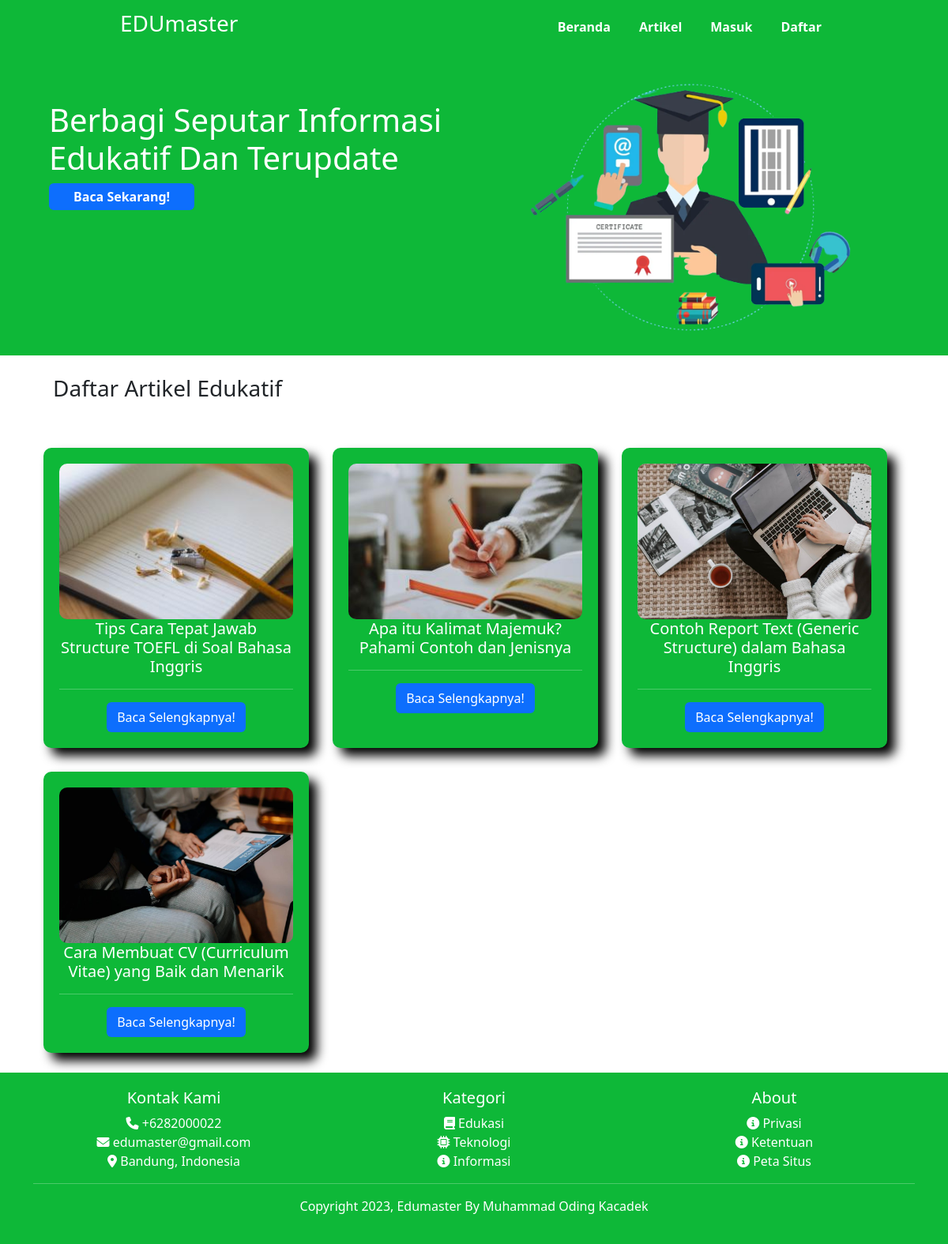
The page / on the database its author committed.
### tables this page shows
CREATE TABLE `artikel` (
  `id_artikel` int NOT NULL,
  `judul` varchar(100) NOT NULL,
  `deskripsi` text NOT NULL,
  `gambar` varchar(100) NOT NULL,
  `id_kategori` int NOT NULL
);

### view/index.view.php (called while the page is built)
<?php
require('partials/header.php');
require('partials/navbar.php');
require('partials/jumbotron.php');
require('partials/footer.php');
?>

### index.php (called while the page is built)
<?php
require('koneksi.php');
require('view/index.view.php');
?>

### koneksi.php (called while the page is built, shortened)
<?php
    $hostname = 'localhost';
    $username = 'root';
    $password = '';
    $databasename = 'edumaster';
    $conn = mysqli_connect($hostname, $username, $password, $databasename) or die ('Gagal terhubung ke database');
    function query ($query){
      global $conn;
      $hasil =  mysqli_query($conn, $query);
      $baris = [];
      while( $bari = mysqli_fetch_assoc($hasil) ) {
          $baris[] = $bari;
      }
      return $baris;
  }
?>

### view/partials/jumbotron.php (the view)
<?php
$artikels = query("SELECT * FROM artikel");
?>
<div class="container-fluid tron">
    <div class="container">
        <div class="row main">
            <div class="col jumbo ydown">
                <h3>Berbagi Seputar Informasi Edukatif Dan Terupdate</h3>
                <button class="btn bg-primary"><a href="#">Baca Sekarang!</a></button>
            </div>
            <div class="col jumbo">
                <img src="img/edukatif.png" alt="" class="img-fluid">
            </div>
        </div>
    </div>
</div>
<div class="container-fluid">
    <div class="container">
        <div class="hcontent">
        <h3>Daftar Artikel Edukatif</h3>
        </div>
        <div class="row conten">
        <?php foreach ($artikels as $artikel): ?>
            <div class="kartu text-center">
                <img src="img/<?= $artikel['gambar']; ?>" class="img-fluid text-center" alt="...">
                <div class="card-body">
                    <h5 class="card-title"><?= $artikel['judul']; ?></h5>
                    <hr>
                    <button class="btn bg-primary"><a href="post.php?id_artikel=<?= $artikel["id_artikel"]; ?>">Baca Selengkapnya!</a></button>
                </div>
            </div>
        <?php endforeach; ?>
        </div>
    </div>
</div>

### view/partials/header.php (shortened to what this page needs)
<!DOCTYPE html>
<html lang="en">
  <head>
    <link href="https://cdn.jsdelivr.net/npm/bootstrap@5.3.0-alpha3/dist/css/bootstrap.min.css" rel="stylesheet" />
    <link rel="stylesheet" href="css/style.css" />
    <link rel="stylesheet" href="https://cdnjs.cloudflare.com/ajax/libs/font-awesome/6.4.0/css/all.min.css" />
  </head>

### view/partials/navbar.php (shortened to what this page needs)
<nav class="navbar navbar-expand-lg bg-body-tertiary">
  <div class="container-fluid">
    <a class="navbar-brand" href="index.php">
      <h3>EDUmaster</h3>
    </a>
    <div class="collapse navbar-collapse" id="navbarNav">
      <ul class="navbar-nav ms-auto">
        <li class="nav-item">
          <a class="nav-link active" aria-current="page" href="index.php">Beranda</a>
        </li>
        <li class="nav-item">
          <a class="nav-link active" href="artikel.php">Artikel</a>
        </li>
        <li class="nav-item">
          <a class="nav-link active" href="login.php">Masuk</a>
        </li>
        <li class="nav-item">
          <a class="nav-link active daftar" href="register.php">Daftar</a>
        </li>
      </ul>
    </div>
  </div>
</nav>

### view/partials/footer.php (shortened to what this page needs)
<footer class="container-fluid footing">
    <div class="container">
        <div class="row">
            <div class="fcont">
                <h5>Kontak Kami</h5>
                    <li><i class="fa-solid fa-phone" style="color:#fff;"></i> +6282000022</li>
                    <li><i class="fa-solid fa-envelope" style="color:#fff;"></i> edumaster@gmail.com</li>
                    <li><i class="fa-solid fa-location-dot" style="color:#fff;"></i> Bandung, Indonesia</li>
            </div>
            <div class="fcont">
                <h5>Kategori</h5>
                    <li><i class="fa-solid fa-book"  style="color:#fff;"></i> Edukasi</li>
                    <li><i class="fa-solid fa-microchip" style="color:#fff;"></i> Teknologi</li>
                    <li><i class="fa-solid fa-circle-info" style="color:#fff;"></i> Informasi</li>
            </div>
            <div class="fcont">
                <h5>About</h5>
                    <li><i class="fa-solid fa-circle-info" style="color:#fff;"></i> Privasi</li>
                    <li><i class="fa-solid fa-circle-info" style="color:#fff;"></i> Ketentuan</li>
                    <li><i class="fa-solid fa-circle-info" style="color:#fff;"></i> Peta Situs</li>
            </div>
        </div>
        <hr>
        <p class="text-center" style="color:#fff;">Copyright 2023, Edumaster By Muhammad Oding Kacadek</p>
    </div>
</footer>
  </body>
</html>

### css/style.css (style rules this page uses)
*, html, body { margin: 0; padding: 0; box-sizing: border-box; }
.navbar { background-color: rgb(14, 184, 56) !important; }
.navbar-brand { transform: translateX(140px); }
.navbar-brand h3 { color: #fff; }
.nav-item { margin-left: 20px; transform: translateX(-140px); }
.nav-item a { color: #fff !important; font-weight: bold; }
.tron { background-color: rgb(14, 184, 56) !important; }
.main { padding: 20px; }
.ydown { transform: translateY(40px); }
.jumbo h3 { font-size: 40px; color: #fff; }
.jumbo button { border: none; padding: 5px; width: 35%; }
.jumbo button a { text-decoration: none; color: white; font-weight: bold; }
.conten { padding: 10px; }
.hcontent { padding: 10px; }
.hcontent h3 { padding: 15px; }
.kartu { width: 30%; margin: 15px; padding: 20px; background-color: rgb(14, 184, 56); border-radius: 10px; box-shadow: black 10px 10px 14px; }
.kartu img { border-radius: 10px; }
.kartu button a { color: #fff; text-decoration: none; }
.card-body h5 { color: #fff; }
.footing { background-color: rgb(14, 184, 56); padding: 20px; }
.fcont { width: 30%; margin: auto; }
.fcont h5 { color: #fff; text-align: center; }
.fcont li { list-style: none; color: #fff; text-align: center; }
hr { color: #fff; }

### rows shown on the page
artikel: gambar (picture), judul "Tips Cara Tepat Jawab Structure TOEFL di Soal Bahasa Inggris"
artikel: gambar (picture), judul "Apa itu Kalimat Majemuk? Pahami Contoh dan Jenisnya"
artikel: gambar (picture), judul "Contoh Report Text (Generic Structure) dalam Bahasa Inggris"
artikel: gambar (picture), judul "Cara Membuat CV (Curriculum Vitae) yang Baik dan Menarik"
